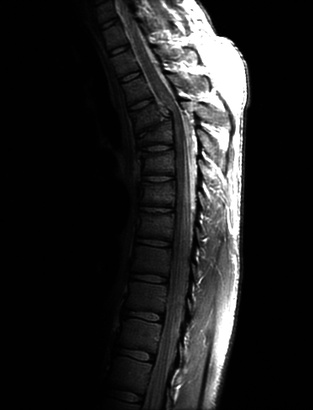
%> input picture Solutions/images/Fig1.jpg, 313 x 410 px, shrunk from 373 x 488 before the run
$ octave problem1.m   (GNU Octave 9; MATLAB toolbox functions it lacks are replaced by stand-ins)
%> lines starting %> are read from the running program, lines starting %| are printed output that depends on the picture
% Problem 1
% by Fanyong Xue
% Student ID:515030910443
% Histogram Equalizatio

%% Main Part
clear all
image1 = imread('/Users/xuefanyong/Documents/GitHub/DIP/Solutions/images/Fig1.jpg');
%> image1 is the input picture: size 410x313 uint8; min 0, max 255, mean 32.6
image2 = imread('/Users/xuefanyong/Documents/GitHub/DIP/Solutions/images/Fig2.jpg');
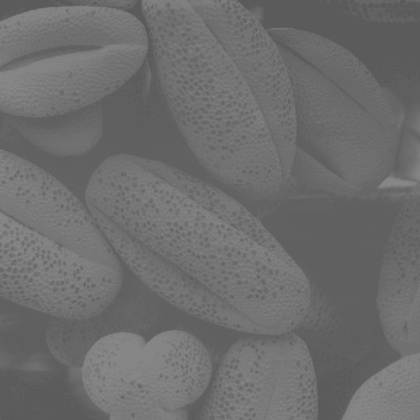
%> input picture Solutions/images/Fig2.jpg, 420 x 420 px, shrunk from 500 x 500 before the run
%> image2 is the input picture: size 420x420 uint8; min 87, max 138, mean 109.1

[histogram1,histogram_e1,transfer_f1,image_e1] = histogram_equalization(image1);
%> after the loop in get_histogram, `for r = 1:row`: histogram = 256 values, max 72541 at index 2, min 0 at index 256, mean 501.3
%> after the loop in histogram_equalization, `for i = 2:256`: transfer_f = 256 values from 2.35 to 255
%> in histogram_equalization, `transfer_f = round(transfer_f);`: transfer_f = 256 values from 2 to 255
%> after the loop in histogram_equalization, `for r = 1:row`:
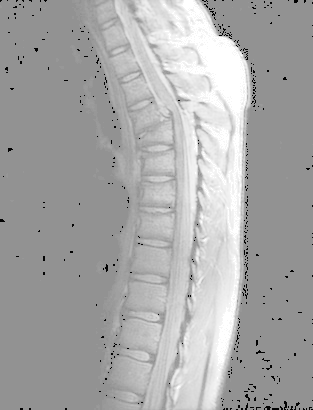
%> image_e: size 410x313 uint8; min 2, max 255, mean 168.3
%> in histogram_equalization, `histogram_e = get_histogram(image_e);`: histogram_e = 256 values, max 72541 at index 147, min 0 at index 1, mean 501.3
%> histogram1 has the same summary as histogram in get_histogram; histogram_e1 has the same summary as histogram_e in histogram_equalization; transfer_f1 = 256 values from 2 to 255
[histogram2,histogram_e2,transfer_f2,image_e2] = histogram_equalization(image2);
%> in histogram_equalization (call 2), `histogram = get_histogram(image);`: histogram = 256 values, max 13093 at index 97, min 0 at index 1, mean 689.1
%> after the loop in histogram_equalization (call 2), `for i = 2:256`: transfer_f = 256 values from 0 to 255
%> after the loop in histogram_equalization (call 2), `for r = 1:row`:
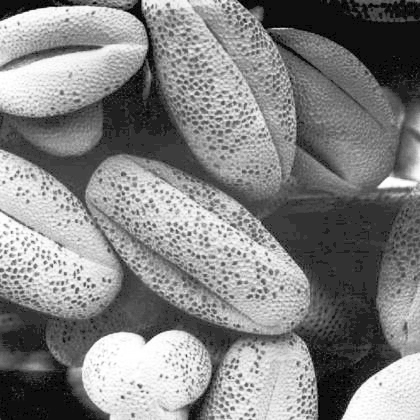
%> image_e: size 420x420 uint8; min 0, max 255, mean 131.2
%> in histogram_equalization (call 2), `histogram_e = get_histogram(image_e);`: histogram_e = 256 values, max 13093 at index 51, min 0 at index 2, mean 689.1
%> histogram2 has the same summary as histogram in histogram_equalization; histogram_e2 has the same summary as histogram_e in histogram_equalization; transfer_f2 = 256 values from 0 to 255

plot_data(image1,image_e1,histogram1,histogram_e1,transfer_f1);
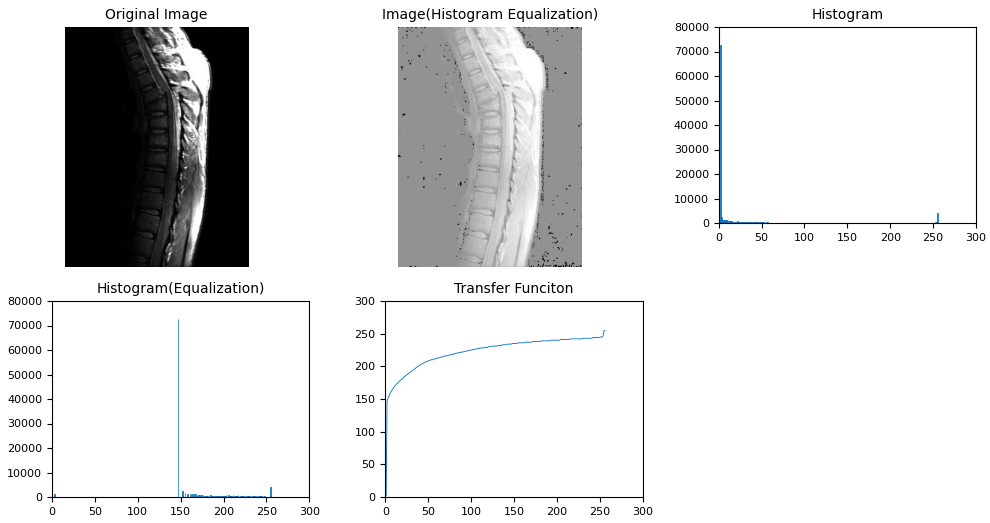
%> figure redrawn from the program's plot data, 5 panels
plot_data(image2,image_e2,histogram2,histogram_e2,transfer_f2);
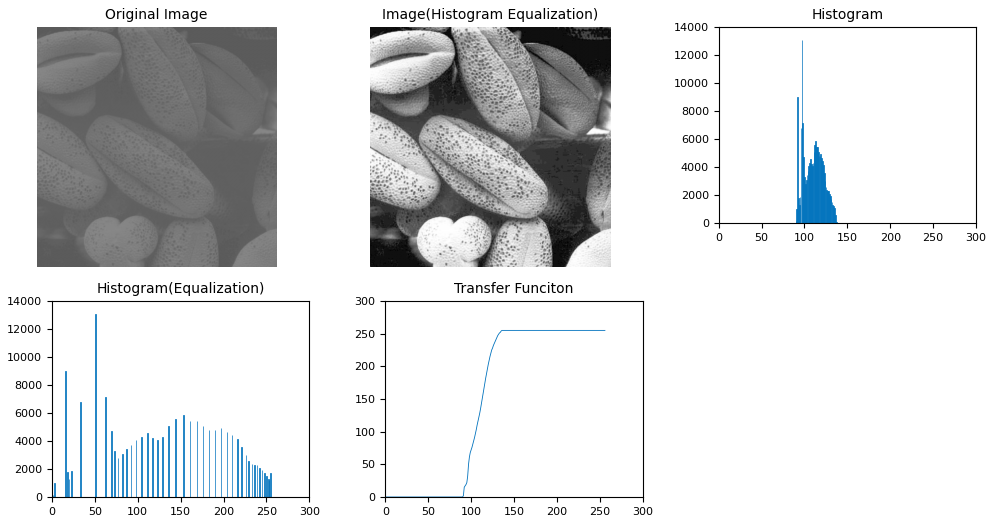
%> figure redrawn from the program's plot data, 5 panels

%% Functions Part

% get histogram of image
% image: get histogram of it
% histogram: the histogram of image
function histogram = get_histogram(image)
    histogram = zeros(256,1);
    [row,col]=size(image);
    for r = 1:row
        for c = 1:col
            gray = image(r,c);
            histogram(gray+1)=histogram(gray+1)+1;
        end
    end
end

%do the histogram_equalization for image
%image: do histogram_equalization for it
%histogram: original histogram; histogram_e: histogram after histogram
%equalizatio; transfer_f: transfer function; image_e: image after histogram
%equalizatio
function [histogram,histogram_e,transfer_f,image_e] = histogram_equalization(image)
    [row,col]=size(image);
    transfer_f = zeros(256,1);
    histogram = get_histogram(image);
    transfer_f(1) = 256*histogram(1)/(row*col);

    for i = 2:256
        transfer_f(i) = transfer_f(i-1)+255*histogram(i)/(row*col);
    end
    transfer_f = round(transfer_f);

    image_e = image;
    for r = 1:row
        for c = 1:col
            image_e(r,c)=transfer_f(image(r,c)+1);
        end
    end
    histogram_e = get_histogram(image_e);
end

%plot data
%image:original image; image_e: image after histogram equalizatio; histogram: original histogram;
%histogram_e: histogram after histogram equalizatio; transfer_f: transfer function
function plot_data(image,image_e,histogram,histogram_e,transfer_f)
    figure();
    subplot(2,3,1);
    imshow(image);
    title("Original Image");
    subplot(2,3,2);
    imshow(image_e);
    title("Image(Histogram Equalization)");
    subplot(2,3,3);
    bar(histogram);
    title("Histogram");
    subplot(2,3,4);
    bar(histogram_e);
    title("Histogram(Equalization)");
    subplot(2,3,5);
    plot(transfer_f);
    title("Transfer Funciton");
end
